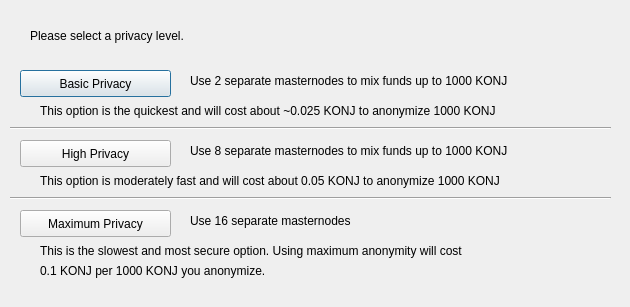
<?xml version="1.0" encoding="UTF-8"?>
<ui version="4.0">
 <class>DarksendConfig</class>
 <widget class="QDialog" name="DarksendConfig">
  <property name="geometry">
   <rect>
    <x>0</x>
    <y>0</y>
    <width>630</width>
    <height>307</height>
   </rect>
  </property>
  <property name="windowTitle">
   <string>Configure PrivateSend</string>
  </property>
  <widget class="QPushButton" name="buttonBasic">
   <property name="geometry">
    <rect>
     <x>20</x>
     <y>70</y>
     <width>151</width>
     <height>27</height>
    </rect>
   </property>
   <property name="text">
    <string>Basic Privacy</string>
   </property>
  </widget>
  <widget class="QPushButton" name="buttonHigh">
   <property name="geometry">
    <rect>
     <x>20</x>
     <y>140</y>
     <width>151</width>
     <height>27</height>
    </rect>
   </property>
   <property name="text">
    <string>High Privacy</string>
   </property>
  </widget>
  <widget class="QPushButton" name="buttonMax">
   <property name="geometry">
    <rect>
     <x>20</x>
     <y>210</y>
     <width>151</width>
     <height>27</height>
    </rect>
   </property>
   <property name="text">
    <string>Maximum Privacy</string>
   </property>
  </widget>
  <widget class="QLabel" name="label">
   <property name="geometry">
    <rect>
     <x>30</x>
     <y>20</y>
     <width>571</width>
     <height>31</height>
    </rect>
   </property>
   <property name="text">
    <string>Please select a privacy level.</string>
   </property>
  </widget>
  <widget class="QLabel" name="label_2">
   <property name="geometry">
    <rect>
     <x>190</x>
     <y>70</y>
     <width>421</width>
     <height>21</height>
    </rect>
   </property>
   <property name="text">
    <string>Use 2 separate masternodes to mix funds up to 1000 KONJ</string>
   </property>
  </widget>
  <widget class="QLabel" name="label_3">
   <property name="geometry">
    <rect>
     <x>190</x>
     <y>140</y>
     <width>411</width>
     <height>21</height>
    </rect>
   </property>
   <property name="text">
    <string>Use 8 separate masternodes to mix funds up to 1000 KONJ</string>
   </property>
  </widget>
  <widget class="QLabel" name="label_4">
   <property name="geometry">
    <rect>
     <x>190</x>
     <y>210</y>
     <width>421</width>
     <height>21</height>
    </rect>
   </property>
   <property name="text">
    <string>Use 16 separate masternodes</string>
   </property>
  </widget>
  <widget class="QLabel" name="label_6">
   <property name="geometry">
    <rect>
     <x>40</x>
     <y>100</y>
     <width>561</width>
     <height>21</height>
    </rect>
   </property>
   <property name="text">
    <string>This option is the quickest and will cost about ~0.025 KONJ to anonymize 1000 KONJ</string>
   </property>
  </widget>
  <widget class="QLabel" name="label_7">
   <property name="geometry">
    <rect>
     <x>40</x>
     <y>170</y>
     <width>561</width>
     <height>21</height>
    </rect>
   </property>
   <property name="text">
    <string>This option is moderately fast and will cost about 0.05 KONJ to anonymize 1000 KONJ</string>
   </property>
  </widget>
  <widget class="QLabel" name="label_8">
   <property name="geometry">
    <rect>
     <x>40</x>
     <y>240</y>
     <width>561</width>
     <height>21</height>
    </rect>
   </property>
   <property name="text">
    <string>This is the slowest and most secure option. Using maximum anonymity will cost</string>
   </property>
  </widget>
  <widget class="QLabel" name="label_9">
   <property name="geometry">
    <rect>
     <x>40</x>
     <y>260</y>
     <width>561</width>
     <height>21</height>
    </rect>
   </property>
   <property name="text">
    <string>0.1 KONJ per 1000 KONJ you anonymize.</string>
   </property>
  </widget>
  <widget class="Line" name="line">
   <property name="geometry">
    <rect>
     <x>10</x>
     <y>120</y>
     <width>601</width>
     <height>16</height>
    </rect>
   </property>
   <property name="orientation">
    <enum>Qt::Horizontal</enum>
   </property>
  </widget>
  <widget class="Line" name="line_2">
   <property name="geometry">
    <rect>
     <x>10</x>
     <y>190</y>
     <width>601</width>
     <height>16</height>
    </rect>
   </property>
   <property name="orientation">
    <enum>Qt::Horizontal</enum>
   </property>
  </widget>
 </widget>
 <resources/>
 <connections/>
</ui>
